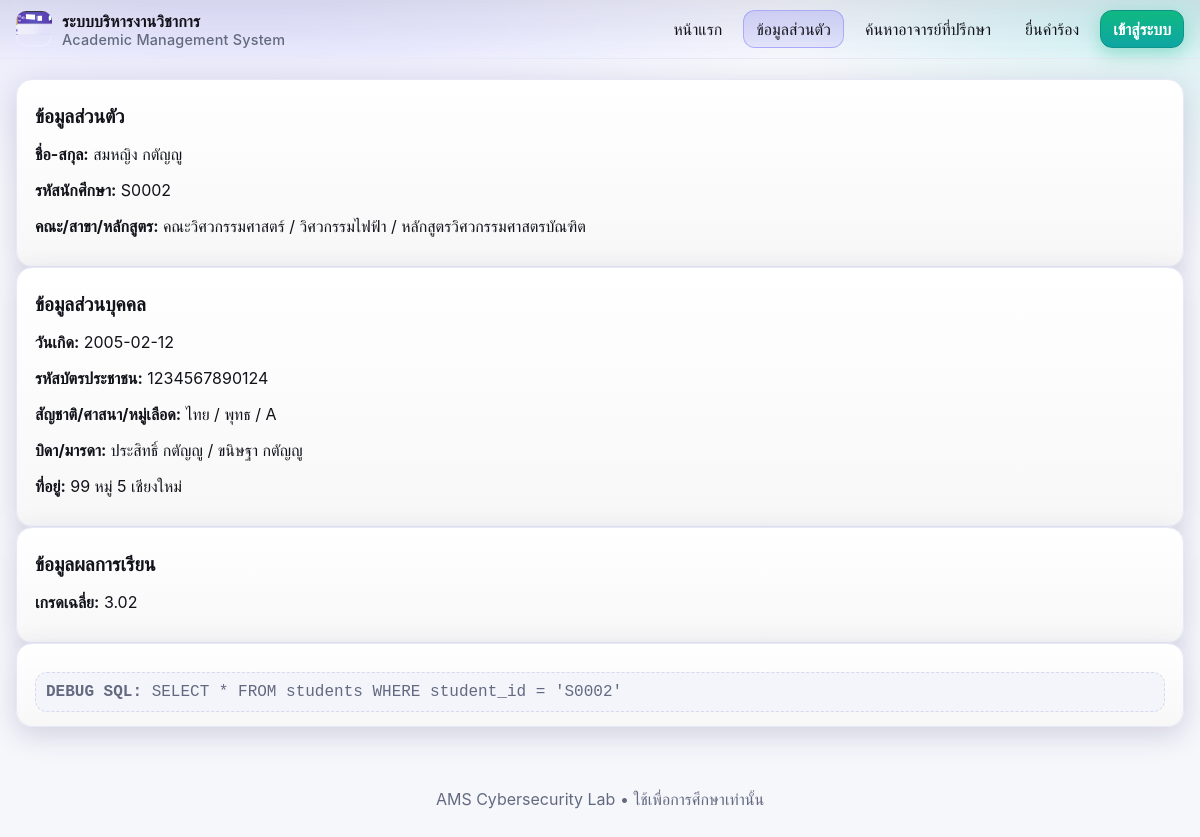
Page /profile.php?sid=S0002 on the earlier database version.
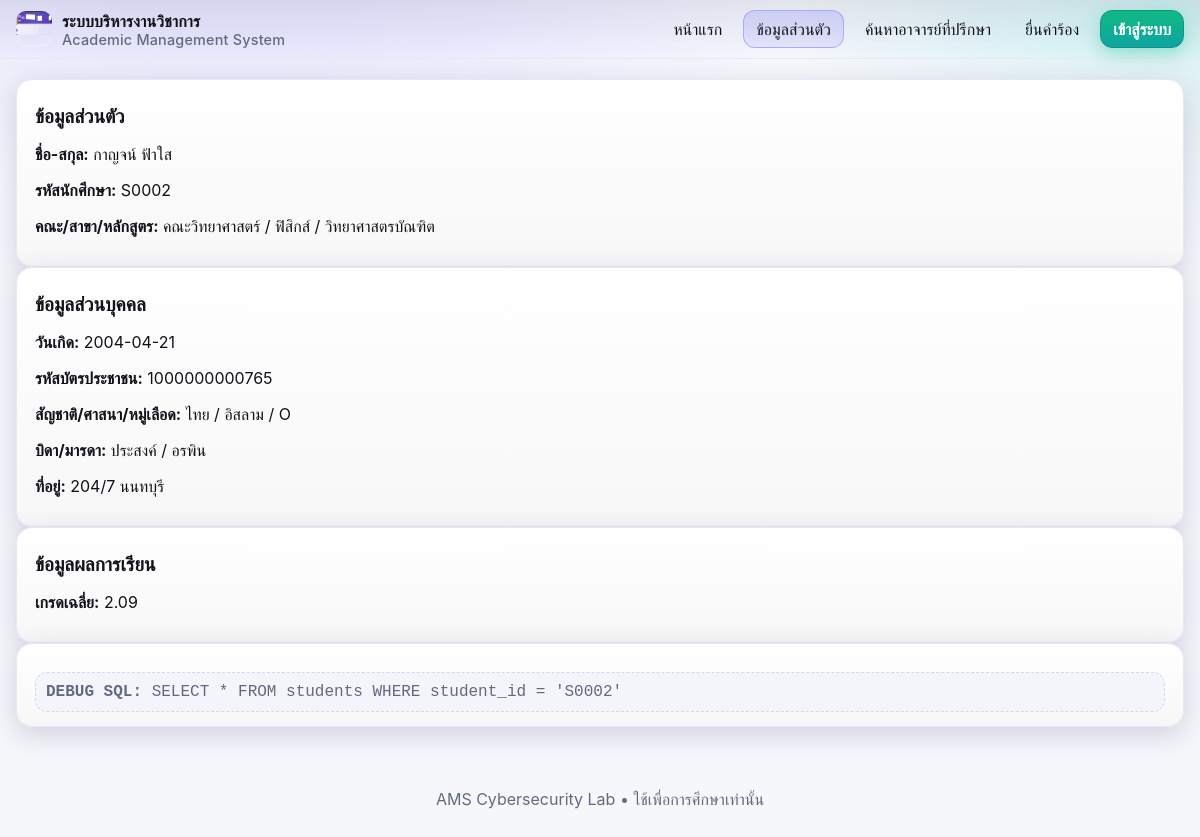
Same page on the later database version.
### tables this page shows
CREATE TABLE IF NOT EXISTS students (id INT AUTO_INCREMENT PRIMARY KEY, student_id VARCHAR(10), fullname VARCHAR(100), faculty VARCHAR(100), major VARCHAR(100), program VARCHAR(100), dob DATE, citizen_id VARCHAR(20), nationality VARCHAR(50), religion VARCHAR(50), blood VARCHAR(5), parent_father VARCHAR(100), parent_mother VARCHAR(100), address VARCHAR(200), gpa DECIMAL(3,2));

### src/profile.php (the view)
<?php
require 'db.php'; include '_header.php';
$sid = $_GET['sid'] ?? ($_SESSION['sid'] ?? '');
$sql = "SELECT * FROM students WHERE student_id = '$sid'";
$res = $conn->query($sql);
?>
<div class="card"><h1>ข้อมูลส่วนตัว</h1>
<?php if($res && $res->num_rows): $st=$res->fetch_assoc(); ?>
  <p><b>ชื่อ-สกุล:</b> <?=htmlspecialchars($st['fullname'])?></p>
  <p><b>รหัสนักศึกษา:</b> <?=htmlspecialchars($st['student_id'])?></p>
  <p><b>คณะ/สาขา/หลักสูตร:</b> <?=htmlspecialchars($st['faculty'])?> / <?=htmlspecialchars($st['major'])?> / <?=htmlspecialchars($st['program'])?></p>
</div>
<div class="card"><h1>ข้อมูลส่วนบุคคล</h1>
  <p><b>วันเกิด:</b> <?=htmlspecialchars($st['dob'])?></p>
  <p><b>รหัสบัตรประชาชน:</b> <?=htmlspecialchars($st['citizen_id'])?></p>
  <p><b>สัญชาติ/ศาสนา/หมู่เลือด:</b> <?=htmlspecialchars($st['nationality'])?> / <?=htmlspecialchars($st['religion'])?> / <?=htmlspecialchars($st['blood'])?></p>
  <p><b>บิดา/มารดา:</b> <?=htmlspecialchars($st['parent_father'])?> / <?=htmlspecialchars($st['parent_mother'])?></p>
  <p><b>ที่อยู่:</b> <?=htmlspecialchars($st['address'])?></p>
</div>
<div class="card"><h1>ข้อมูลผลการเรียน</h1>
  <p><b>เกรดเฉลี่ย:</b> <?=htmlspecialchars($st['gpa'])?></p>
</div>
<div class="card"><div class="debug"><b>DEBUG SQL:</b> <?=htmlspecialchars($sql)?></div></div>
<?php else: ?>
  <p class="notice">ไม่พบนักเรียน SID นี้</p>
<?php endif; ?>
<?php include '_footer.php'; ?>

Differences in the rows shown:
changed students "ไทย": fullname "สมหญิง กตัญญู" → "กาญจน์ ฟ้าใส"; faculty "คณะวิศวกรรมศาสตร์" → "คณะวิทยาศาสตร์"; major "วิศวกรรมไฟฟ้า" → "ฟิสิกส์"; program "หลักสูตรวิศวกรรมศาสตรบัณฑิต" → "วิทยาศาสตรบัณฑิต"; dob "2005-02-12" → "2004-04-21"; citizen "1234567890124" → "1000000000765"; religion "พุทธ" → "อิสลาม"; blood "A" → "O"; parent_father "ประสิทธิ์ กตัญญู" → "ประสงค์"; parent_mother "ขนิษฐา กตัญญู" → "อรพิน"; address "99 หมู่ 5 เชียงใหม่" → "204/7 นนทบุรี"; gpa "3.02" → "2.09"
